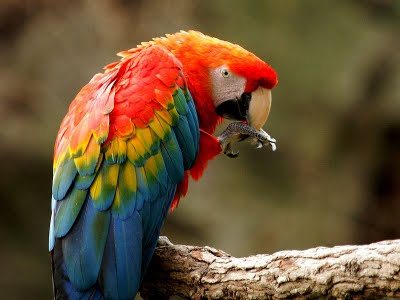
//> input picture issue_16/arara.jpg, 400 x 300 px
$ ./main   (built with g++ and OpenCV 4)
//> lines starting //> are read from the running program, lines starting //| are printed output that depends on the picture; after the words box and inside, x2 and y2 are one past the last pixel; in counts of white or black regions, pixels touching at a corner belong together
#include <opencv/cv.h>
#include <opencv/highgui.h>
#include <opencv/cvaux.h>
#include <opencv/cxcore.h>
#include <opencv/ml.h>
#include <stdlib.h>
#include <stdio.h>
using namespace cv;
using namespace std;

Mat histograma(Mat imagem){
    int vet[256],x,y,num;
    int ma=0;

    for (x=0; x<256; x++)
        vet[x]=0;

    for (x=0; x<imagem.rows; x++){
        for (y=0; y<imagem.cols; y++){
            num=0;
            num=imagem.at<uchar>(x,y);
            vet[num]++;
        }
    }

    for (x=0; x<256; x++) {
        if (ma==0)
            ma=vet[x];
        if (vet[x]>ma)
            ma=vet[x];
    }

    int max=ma/200;
    for (x=0; x<256; x++) {
        vet[x]=vet[x]/max;
    }

    Mat_<Vec3b> histogram(200,256,CV_8UC3);
    for (x=0; x<histogram.rows; x++) {
        for (y=0; y<histogram.cols; y++) {
            if (x>=histogram.rows-vet[y]) {
                histogram(x,y)[0]=0;
                histogram(x,y)[1]=0;
                histogram(x,y)[2]=0;
            }
            else{
                histogram(x,y)[0]=255;
                histogram(x,y)[1]=255;
                histogram(x,y)[2]=255;
            }
        }
    }
    return histogram;
}

int main(){
    Mat image=imread("/Users/iMacPedrosa/Desktop/PDI_LISTA/arara.jpg",1);
//> image is the input picture: 300 rows x 400 cols, CV_8UC3; mean B, G, R 54.4, 82.8, 105.2
    cvtColor(image, image, CV_RGB2GRAY);
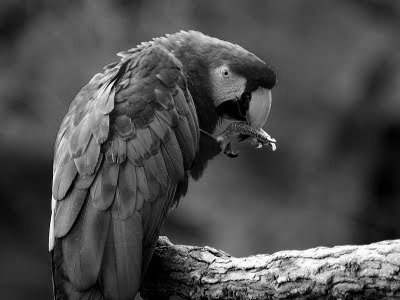
//> image: 300 rows x 400 cols, CV_8UC1; min 0, max 255, mean 76.9
    Mat hist,equalized,hist_equalizado;
    equalizeHist(image, equalized);
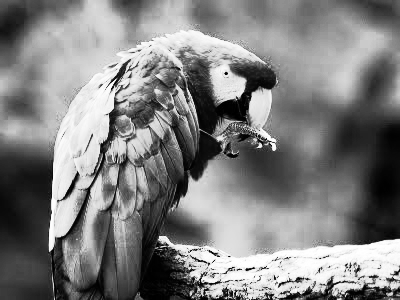
//> equalized: 300 rows x 400 cols, CV_8UC1; min 0, max 255, mean 128.3

    hist= histograma(image);
//> the loop in histograma, `for (x=0; x<imagem.rows; x++)` made 300 passes
//> num on passes 1 to 3: 62, 62, 62
//> after the loop in histograma, `for (x=0; x<imagem.rows; x++)`: num = 53; vet = 256 values, max 1900 at index 87, min 1 at index 255, mean 468.8
//> the loop in histograma, `for (x=0; x<256; x++)` made 256 passes
//> ma on passes 1, 2, 22, 23, 25, 27, 29, 30, 31, 43, 46, 47: 226, 571, 631, 702, 782, 803, 873, 922, 948, 966, 978, 1031
//> after the loop in histograma, `for (x=0; x<256; x++)`: ma = 1900
//> in histograma, `int max=ma/200;`: max = 9
//> after the loop in histograma, `for (x=0; x<256; x++)`: vet = 256 values, max 211 at index 87, min 0 at index 255, mean 51.64
//> after the loop in histograma, `for (x=0; x<histogram.rows; x++)`:
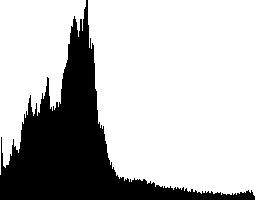
//> histogram: 200 rows x 256 cols, CV_8UC3; 74.2% white; 1 black region, box (x1, y1, x2, y2) and area: (0, 0, 255, 200) 13205
    hist_equalizado= histograma(equalized);
//> the loop in histograma (call 2), `for (x=0; x<imagem.rows; x++)` made 300 passes
//> num on passes 1 to 3: 95, 95, 95
//> after the loop in histograma (call 2), `for (x=0; x<imagem.rows; x++)`: num = 78; vet = 256 values, max 1900 at index 176, min 0 at index 20, mean 468.8
//> the loop in histograma (call 2), `for (x=0; x<256; x++)` made 256 passes
//> after the loop in histograma (call 2), `for (x=0; x<256; x++)`: ma = 1900
//> after the loop in histograma (call 2), `for (x=0; x<256; x++)`: vet = 256 values, max 211 at index 176, min 0 at index 20, mean 51.83
//> after the loop in histograma (call 2), `for (x=0; x<histogram.rows; x++)`:
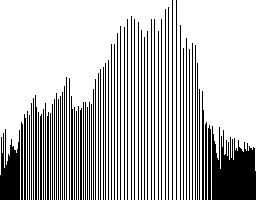
//> histogram: 200 rows x 256 cols, CV_8UC3; 74.1% white; 72 black regions, largest, box (x1, y1, x2, y2) and area: (212, 126, 256, 200) 2306, (0, 129, 20, 200) 1018, (208, 125, 211, 200) 218

    imshow("Imagem", image);
    imshow("Imagem Equalizada", equalized);
    imshow("Histograma_Imagem", hist);
    imshow("Histograma_Image_Equalizada", hist_equalizado);

    imwrite("/Users/iMacPedrosa/Desktop/PDI_LISTA/image_gray.jpg", image);
    imwrite("/Users/iMacPedrosa/Desktop/PDI_LISTA/image_equalized.jpg", equalized);
    imwrite("/Users/iMacPedrosa/Desktop/PDI_LISTA/histogram_image_gray.jpg", hist);
    imwrite("/Users/iMacPedrosa/Desktop/PDI_LISTA/histogram_image_equalized.jpg", hist_equalizado);
    waitKey();
}
